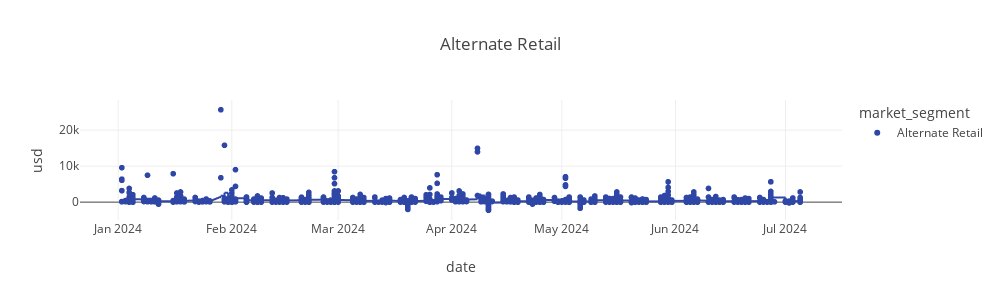
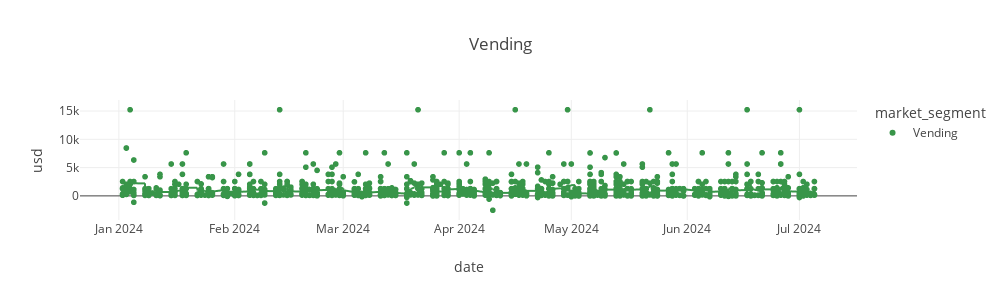
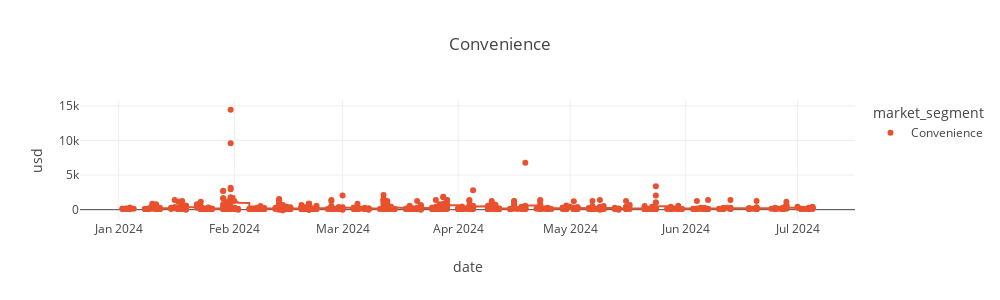
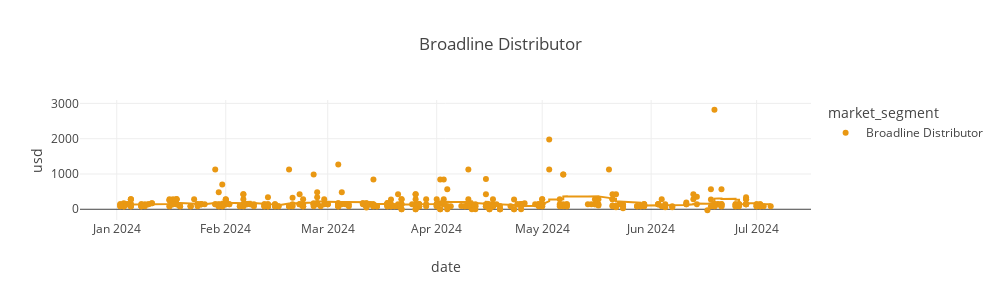

Notebook source saved alongside these figures, in order:
### Code cell
for market in level_2.market_segment.unique():
    
#     fig = px.bar(level_2[(level_2.market_segment==market) & (level_2.year==2024)],
    fig = px.scatter(level_2[(level_2.market_segment==market) & (level_2.year==2024)],
                     x='date',
                     y='usd',
                     title=market,
                     color = 'market_segment',
                     color_discrete_map = market_segment_dict,
                     height = 300,
                     width = 1000,
                     trendline = 'rolling', trendline_options=dict(window=21))
    fig.show()

### Figure 1 — Plotly figure (JSON) as saved in the notebook; plotly's stock layout.template omitted (floating-point values rounded to 4 significant figures; data arrays with more than 128 entries replaced by an {"elided": "..."} marker saying what was removed)
{"data": [{"hovertemplate": "market_segment=Alternate Retail<br>date=%{x}<br>usd=%{y}<extra></extra>", "legendgroup": "Alternate Retail", "marker": {"color": "rgb(46,70,166)", "symbol": "circle"}, "mode": "markers", "name": "Alternate Retail", "showlegend": true, "type": "scattergl", "x": {"elided": "1752 str values"}, "xaxis": "x", "y": {"elided": "1752 float values"}, "yaxis": "y"}, {"hovertemplate": "<b>Rolling mean trendline</b><br><br>market_segment=Alternate Retail<br>date=%{x}<br>usd=%{y} <b>(trend)</b><extra></extra>", "legendgroup": "Alternate Retail", "marker": {"color": "rgb(46,70,166)", "symbol": "circle"}, "mode": "lines", "name": "Alternate Retail", "showlegend": false, "type": "scattergl", "x": {"elided": "1752 str values"}, "xaxis": "x", "y": {"elided": "1752 float values"}, "yaxis": "y"}], "layout": {"height": 300, "legend": {"title": {"text": "market_segment"}, "tracegroupgap": 0}, "title": {"text": "Alternate Retail"}, "width": 1000, "xaxis": {"anchor": "y", "domain": [0, 1], "title": {"text": "date"}}, "yaxis": {"anchor": "x", "domain": [0, 1], "title": {"text": "usd"}}}}

### Figure 2 — Plotly figure (JSON) as saved in the notebook; plotly's stock layout.template omitted (floating-point values rounded to 4 significant figures; data arrays with more than 128 entries replaced by an {"elided": "..."} marker saying what was removed)
{"data": [{"hovertemplate": "market_segment=Vending<br>date=%{x}<br>usd=%{y}<extra></extra>", "legendgroup": "Vending", "marker": {"color": "rgb(56,149,73)", "symbol": "circle"}, "mode": "markers", "name": "Vending", "showlegend": true, "type": "scattergl", "x": {"elided": "1391 str values"}, "xaxis": "x", "y": {"elided": "1391 float values"}, "yaxis": "y"}, {"hovertemplate": "<b>Rolling mean trendline</b><br><br>market_segment=Vending<br>date=%{x}<br>usd=%{y} <b>(trend)</b><extra></extra>", "legendgroup": "Vending", "marker": {"color": "rgb(56,149,73)", "symbol": "circle"}, "mode": "lines", "name": "Vending", "showlegend": false, "type": "scattergl", "x": {"elided": "1391 str values"}, "xaxis": "x", "y": {"elided": "1391 float values"}, "yaxis": "y"}], "layout": {"height": 300, "legend": {"title": {"text": "market_segment"}, "tracegroupgap": 0}, "title": {"text": "Vending"}, "width": 1000, "xaxis": {"anchor": "y", "domain": [0, 1], "title": {"text": "date"}}, "yaxis": {"anchor": "x", "domain": [0, 1], "title": {"text": "usd"}}}}

### Figure 3 — Plotly figure (JSON) as saved in the notebook; plotly's stock layout.template omitted (floating-point values rounded to 4 significant figures; data arrays with more than 128 entries replaced by an {"elided": "..."} marker saying what was removed)
{"data": [{"hovertemplate": "market_segment=Convenience<br>date=%{x}<br>usd=%{y}<extra></extra>", "legendgroup": "Convenience", "marker": {"color": "rgb(233,81,46)", "symbol": "circle"}, "mode": "markers", "name": "Convenience", "orientation": "v", "showlegend": true, "type": "scatter", "x": {"elided": "957 str values"}, "xaxis": "x", "y": {"elided": "957 float values"}, "yaxis": "y"}, {"hovertemplate": "<b>Rolling mean trendline</b><br><br>market_segment=Convenience<br>date=%{x}<br>usd=%{y} <b>(trend)</b><extra></extra>", "legendgroup": "Convenience", "marker": {"color": "rgb(233,81,46)", "symbol": "circle"}, "mode": "lines", "name": "Convenience", "showlegend": false, "type": "scatter", "x": {"elided": "957 str values"}, "xaxis": "x", "y": {"elided": "957 float values"}, "yaxis": "y"}], "layout": {"height": 300, "legend": {"title": {"text": "market_segment"}, "tracegroupgap": 0}, "title": {"text": "Convenience"}, "width": 1000, "xaxis": {"anchor": "y", "domain": [0, 1], "title": {"text": "date"}}, "yaxis": {"anchor": "x", "domain": [0, 1], "title": {"text": "usd"}}}}

### Figure 4 — Plotly figure (JSON) as saved in the notebook; plotly's stock layout.template omitted (floating-point values rounded to 4 significant figures; data arrays with more than 128 entries replaced by an {"elided": "..."} marker saying what was removed)
{"data": [{"hovertemplate": "market_segment=Broadline Distributor<br>date=%{x}<br>usd=%{y}<extra></extra>", "legendgroup": "Broadline Distributor", "marker": {"color": "rgb(233,152,19)", "symbol": "circle"}, "mode": "markers", "name": "Broadline Distributor", "orientation": "v", "showlegend": true, "type": "scatter", "x": {"elided": "438 str values"}, "xaxis": "x", "y": {"elided": "438 float values"}, "yaxis": "y"}, {"hovertemplate": "<b>Rolling mean trendline</b><br><br>market_segment=Broadline Distributor<br>date=%{x}<br>usd=%{y} <b>(trend)</b><extra></extra>", "legendgroup": "Broadline Distributor", "marker": {"color": "rgb(233,152,19)", "symbol": "circle"}, "mode": "lines", "name": "Broadline Distributor", "showlegend": false, "type": "scatter", "x": {"elided": "438 str values"}, "xaxis": "x", "y": {"elided": "438 float values"}, "yaxis": "y"}], "layout": {"height": 300, "legend": {"title": {"text": "market_segment"}, "tracegroupgap": 0}, "title": {"text": "Broadline Distributor"}, "width": 1000, "xaxis": {"anchor": "y", "domain": [0, 1], "title": {"text": "date"}}, "yaxis": {"anchor": "x", "domain": [0, 1], "title": {"text": "usd"}}}}
